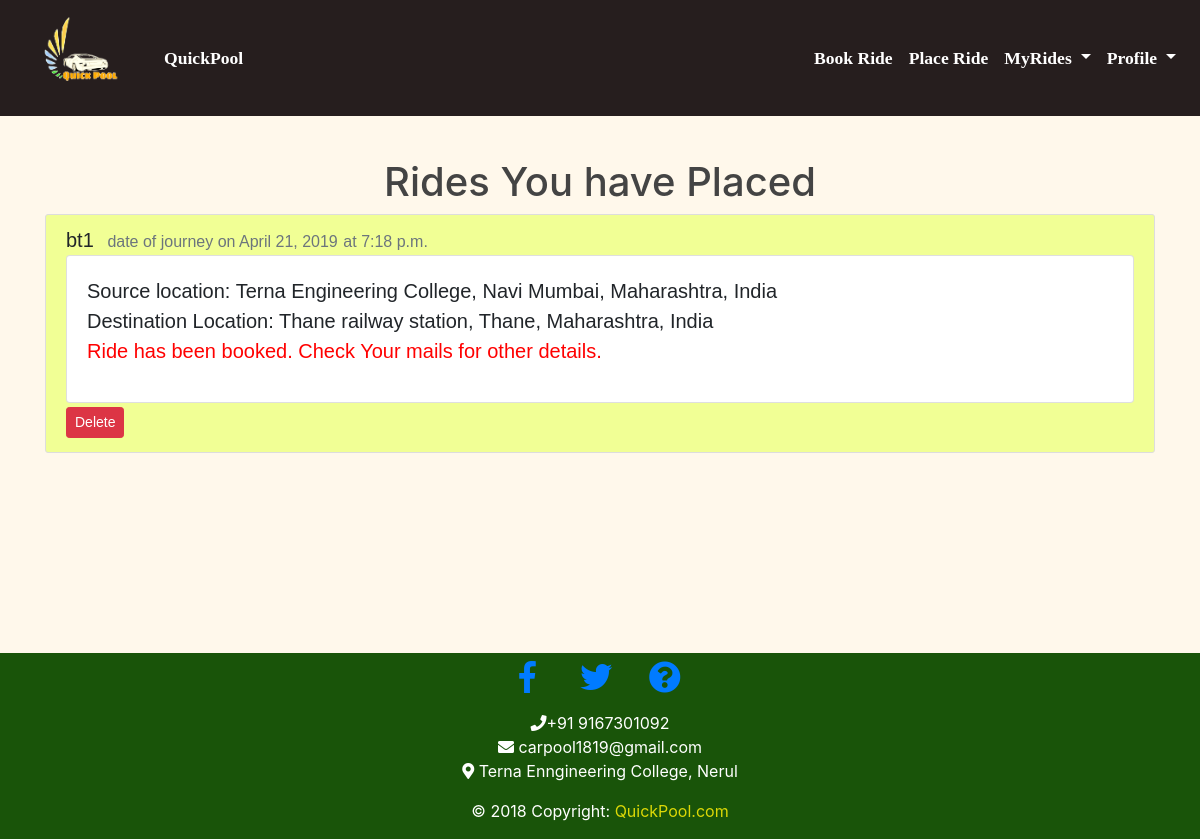
Screenshot of /my_rides/ (signed in) with the database file from the repository.
### placeRide/models.py (models this page shows, shortened)
class PlaceRide(models.Model):
    is_booked=models.BooleanField(default=False)
    user = models.ForeignKey(User , on_delete = models.CASCADE)
    journey_date=models.DateField()
    journey_time = models.TimeField()
    seat_no = models.IntegerField(choices=seat_choices, default=0)
    car_model = models.CharField(max_length=40)
    car_no = models.CharField(max_length=20)
    fare=models.IntegerField(validators=[ MinValueValidator(1)])
    pay_mode=models.CharField(max_length=15,
                                      choices=pay_mode_choices,
                                      default='OFFLINE')
    source_location = models.CharField(max_length=300)
    destination_location = models.CharField(max_length=300)
    objects         = SearchManager()

### users/models.py (models this page shows)
class User(AbstractUser):
    gender = models.CharField(max_length=1, choices=GENDER_CHOICES)
    aadhar_ex =RegexValidator(regex='[0-9]{12}', message="Invalid Aaadhar Number")
    aadhar = models.CharField(max_length=12,validators=[aadhar_ex],unique=True)
    driver = models.BooleanField(blank=True, null=True)
    mobile_ex = RegexValidator(regex=r'^(?:(?:\+|0{0,2})91(\s*[\-]\s*)?|[0]?)?[789]\d{9}$', message="Invalid Mobile Number")
    licence_ex = RegexValidator(regex='[a-zA-Z0-9/]{13}', message="Invalid licence Number")
    mobile = models.CharField(default='0',validators=[mobile_ex],max_length=10,unique=True)
    licence = models.CharField(max_length=13,validators=[licence_ex])
    email = models.EmailField(unique=True)

### placeRide/views.py (the view)
# urls.py: path('my_rides/',MyPlacedRidesView.as_view(template_name='placeRide/my_rides.html',date_field="journey_date"), name='my_rides'),
class MyPlacedRidesView(LoginRequiredMixin,ArchiveIndexView):
    template_name='my_rides.html'
    model = PlaceRide
    allow_future=True
    allow_empty=True
    context_object_name = 'my_rides'
    ordering = ['journey_date']
    def get_queryset(self):
        try:
            obj=PlaceRide.objects.filter(user=self.request.user).order_by('-journey_date')
        except ObjectDoesNotExist:
            obj=None
        return obj

### placeRide/templates/placeRide/my_rides.html (shortened to what this page needs)
{% extends "home/base.html" %}
{% block content %}
  <h1 align="center">Rides You have Placed </h1>
  {% if user.driver == True and user.licence != 1 %}
  {% for ride in my_rides %}
    <article class="media content-section"style='background:#F1FF95; font-family: "Trebuchet MS", Helvetica, sans-serif; font-size:20px'>
      <div class="media-body">
        <div class="article-metadata">
          <a class="mr-2">{{ ride.user }}</a>
          <small class="text-muted">date of journey on {{ ride.journey_date|date:"F d, Y" }}</small>
          <small class="text-muted">at {{ ride.journey_time}}</small>
        </div>
        <div class="card">
     <div class="card-body">Source location: {{ ride.source_location }} <br>
     Destination Location: {{ ride.destination_location }}<br>
     {% if ride.is_booked == True %}
     <p style="color:red">Ride has been booked. Check Your mails for other details.</p>
     {% endif %}
     </div>
        </div>
        {% now "Y-m-d" as todays_date %}
        {% if todays_date <= ride.journey_date|date:"Y-m-d"  %}
        {% if todays_date == ride.journey_date|date:"Y-m-d" and ride.is_greater_than_current %}
        <div class="row">
            <div class="col-sm-6">
                 <a class="btn btn-outline-info btn-sm mt-1 mb-1" href="{% url 'ride-view' ride.id %}">View</a>
             </div>
             <div class="col-sm-6 text-right">
            <a class="btn btn-outline-danger btn-sm mt-1 mb-1 ml-auto " href="{% url 'ride-delete' ride.id %}">Delete</a>
            <a class="btn btn-outline-warning btn-sm mt-1 mb-1 ml-auto" href="{% url 'ride-update' ride.id %}">Update</a>
              </div>
            </div>
         {% else %}
         <div class="row">
            <div class="col-sm-6">
                 <a class="btn btn-outline-info btn-sm mt-1 mb-1" href="{% url 'ride-view' ride.id %}">View</a>
             </div>
             <div class="col-sm-6 text-right">
            <a class="btn btn-outline-danger btn-sm mt-1 mb-1 ml-auto " href="{% url 'ride-delete' ride.id %}">Delete</a>
            {% if ride.is_booked != True %}
            <a class="btn btn-outline-warning btn-sm mt-1 mb-1 ml-auto" href="{% url 'ride-update' ride.id %}">Update</a>
            {% endif %}
              </div>
            </div>
          {% endif %}
        {% else %}
               <a class="btn btn-danger btn-sm mt-1 mb-1" href="{% url 'ride-delete' ride.id %}">Delete</a>
        {% endif %}
      </div>
    </article>
{% endfor %}
      {% endif %}
{% endblock content %}

### home/static/home/home.css (style rules this page uses)
body { display:flex; flex-direction:column; }
h1, h2, h3, h4, h5, h6 { color: #444444; }
.content-section { background: #ffffff; padding: 10px 20px; border: 1px solid #dddddd; border-radius: 3px; margin-bottom: 20px; }

### rows the page displays
PlaceRide: user "bt1", journey_date "April 21, 2019", journey_time "7:18 p.m.", source_location "Terna Engineering College, Navi Mumbai, Maharashtra, India", destination_location "Thane railway station, Thane, Maharashtra, India", shows "Ride has been booked. Check Your mails for other details.", shows "Delete"
